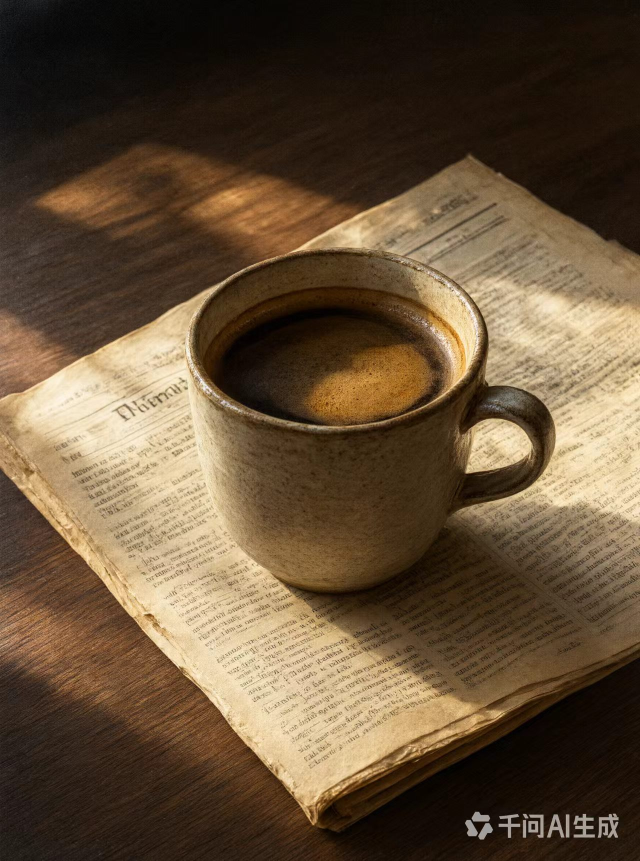
#> input picture ceishi3.jpg, 1280 x 1722 px (shown at 1/2 size)
$ jupyter execute '7.4金字塔的制作方法6.ipynb'
#> lines starting #> are read from the running program, lines starting #| are printed output that depends on the picture
[cell 1]
import cv2
import numpy as np
import matplotlib.pyplot as plt

img = cv2.imread('ceishi3.jpg')
#> img is the input picture: shape (1722, 1280, 3); mean B, G, R 56.4, 79.8, 100

#向下取样分辨率下降
down1 = cv2.pyrDown(img)
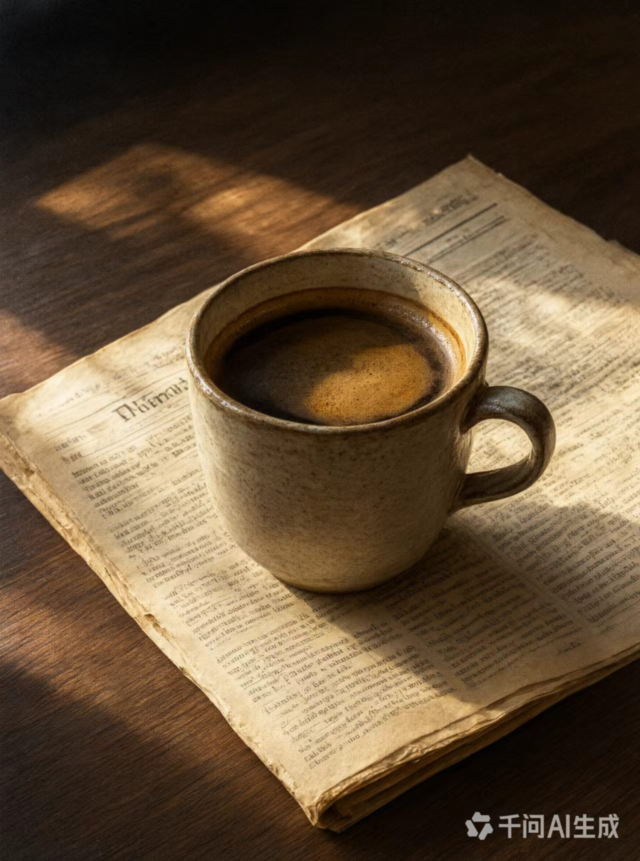
#> down1: shape (861, 640, 3); mean B, G, R 56.4, 79.8, 100
down2 = cv2.pyrDown(down1)
down3 = cv2.pyrDown(down2)
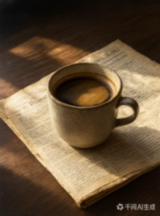
#> down3: shape (216, 160, 3); mean B, G, R 56.2, 79.6, 99.7
down4 = cv2.pyrDown(down3)
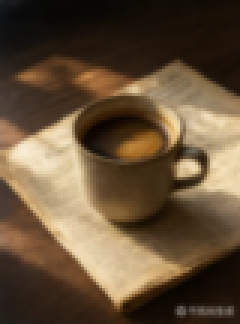
#> down4: shape (108, 80, 3) (shown 3 times larger); mean B, G, R 56.2, 79.5, 99.5

#向上取样分辨率上升512——>1024
up1 = cv2.pyrUp(img)
up2 = cv2.pyrUp(up1)


fig, axes = plt.subplots(1, 3, figsize=(15, 10))

axes[0].imshow(down4)
axes[0].set_title('Down Sample')
axes[0].axis('off')

axes[1].imshow(up2)
axes[1].set_title('Up Sample')
axes[1].axis('off')

axes[2].imshow(img)
axes[2].set_title('Sample')
axes[2].axis('off')

plt.tight_layout()
plt.show()
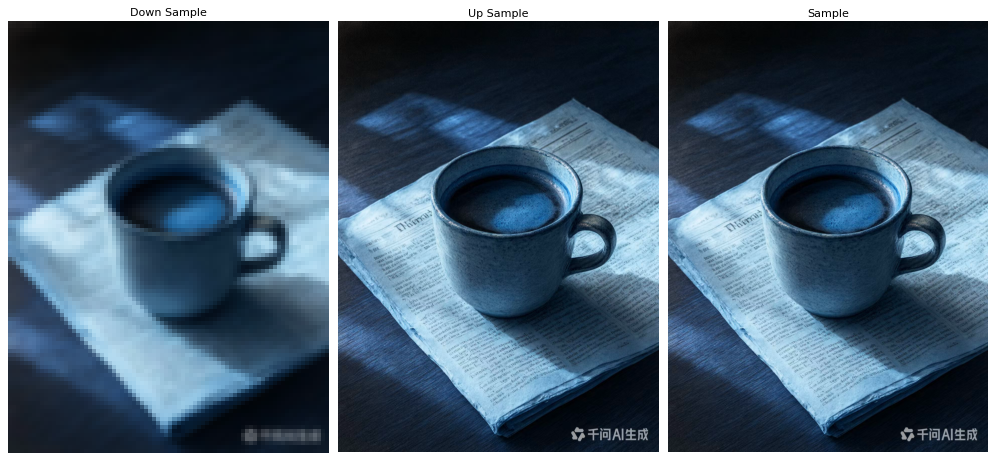
#> figure drawn by matplotlib, 3 panels; B, G, R data is drawn as R, G, B

$ run again, with ceishi1.jpg copied over ceishi3.jpg
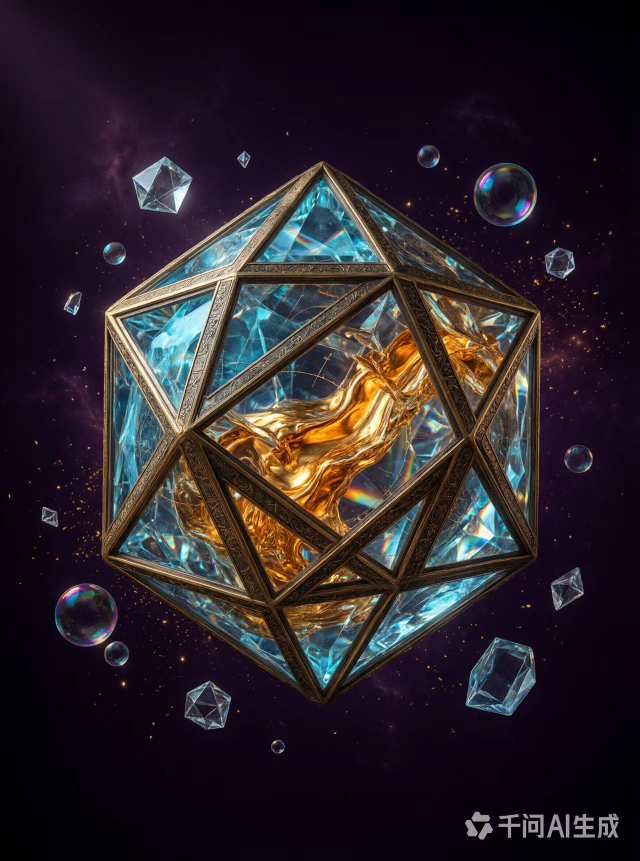
#> input picture ceishi1.jpg, 1280 x 1722 px (shown at 1/2 size)
#> img is the input picture: shape (1722, 1280, 3); mean B, G, R 41.2, 35.2, 43.7
#> `down4 = cv2.pyrDown(down3)`:
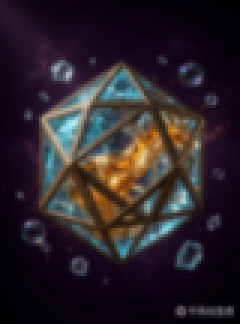
#> down4: shape (108, 80, 3) (shown 3 times larger); mean B, G, R 41.1, 35.1, 43.6
#> `plt.show()`:
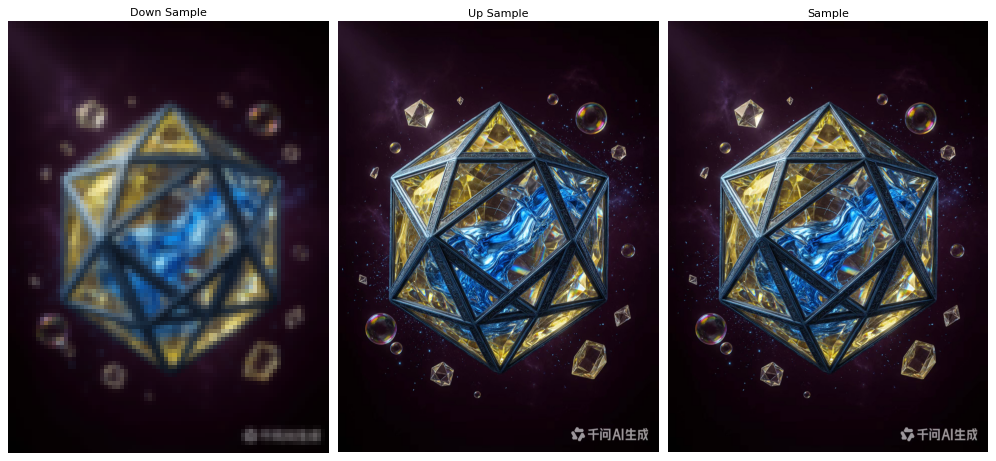
#> figure drawn by matplotlib, 3 panels; B, G, R data is drawn as R, G, B

$ run again, with atmqq-drszl.jpg copied over ceishi3.jpg
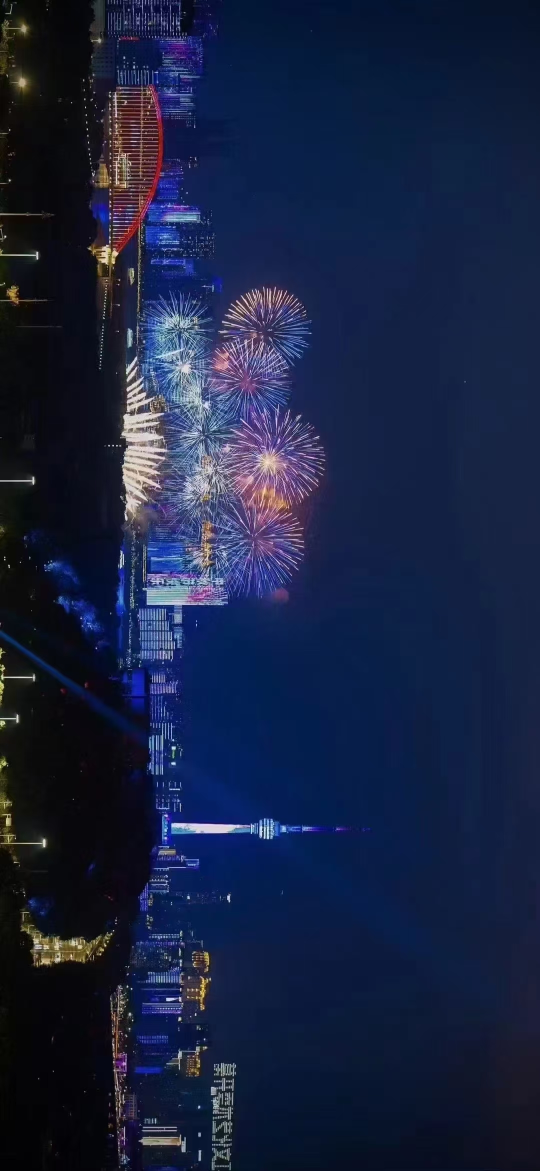
#> input picture atmqq-drszl.jpg, 1080 x 2342 px (shown at 1/2 size)
#> img is the input picture: shape (2342, 1080, 3); mean B, G, R 65, 34.5, 24.4
#> `down4 = cv2.pyrDown(down3)`:
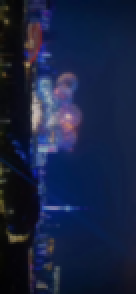
#> down4: shape (147, 68, 3) (shown 2 times larger); mean B, G, R 64.5, 34.4, 24.3
#> `plt.show()`:
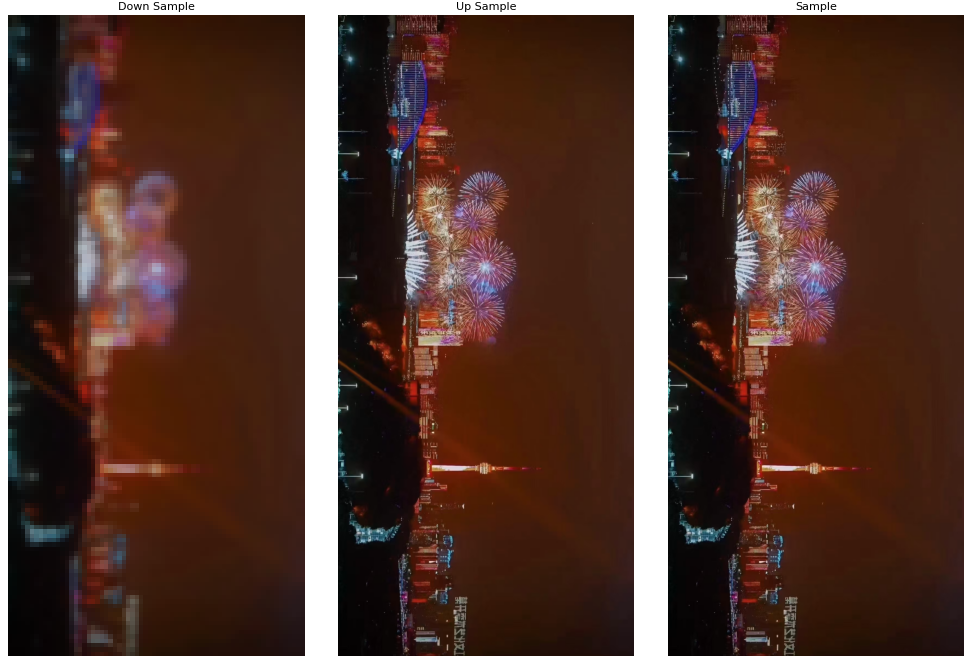
#> figure drawn by matplotlib, 3 panels; B, G, R data is drawn as R, G, B

$ run again, with ceshi2.jpg copied over ceishi3.jpg
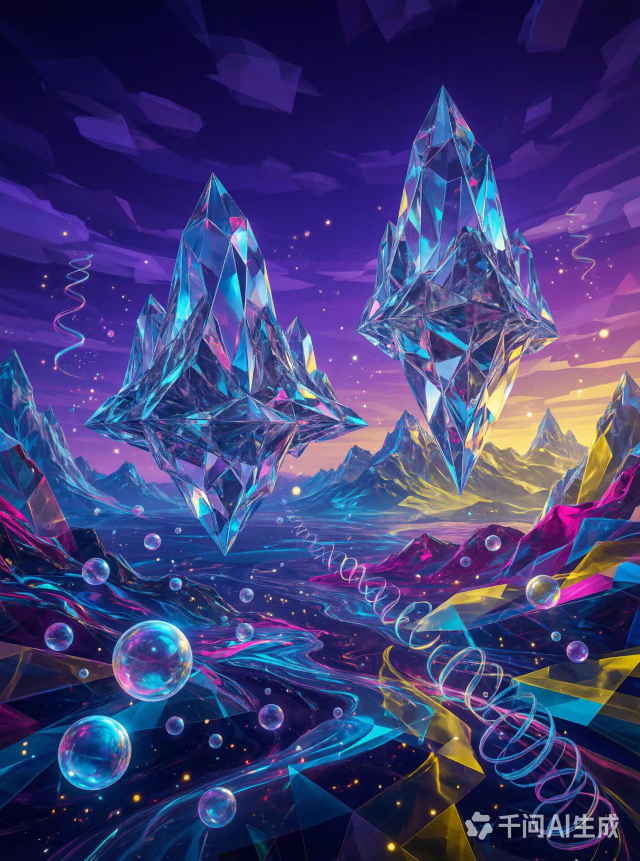
#> input picture ceshi2.jpg, 1280 x 1722 px (shown at 1/2 size)
#> img is the input picture: shape (1722, 1280, 3); mean B, G, R 117.8, 60.6, 62.7
#> `down4 = cv2.pyrDown(down3)`:
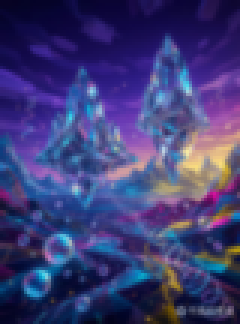
#> down4: shape (108, 80, 3) (shown 3 times larger); mean B, G, R 117.5, 60.3, 62.3
#> `plt.show()`:
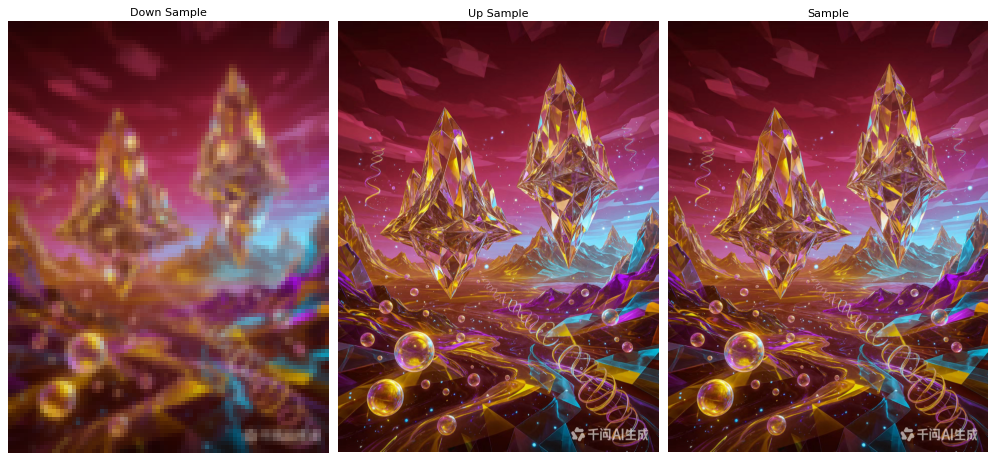
#> figure drawn by matplotlib, 3 panels; B, G, R data is drawn as R, G, B
